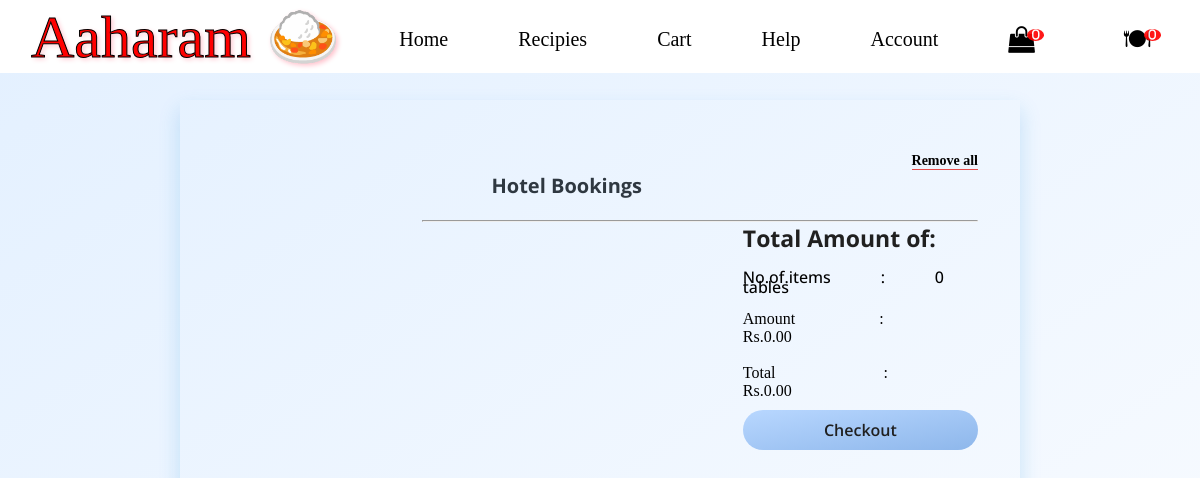
Before: /dinein (signed in) with the older database file.
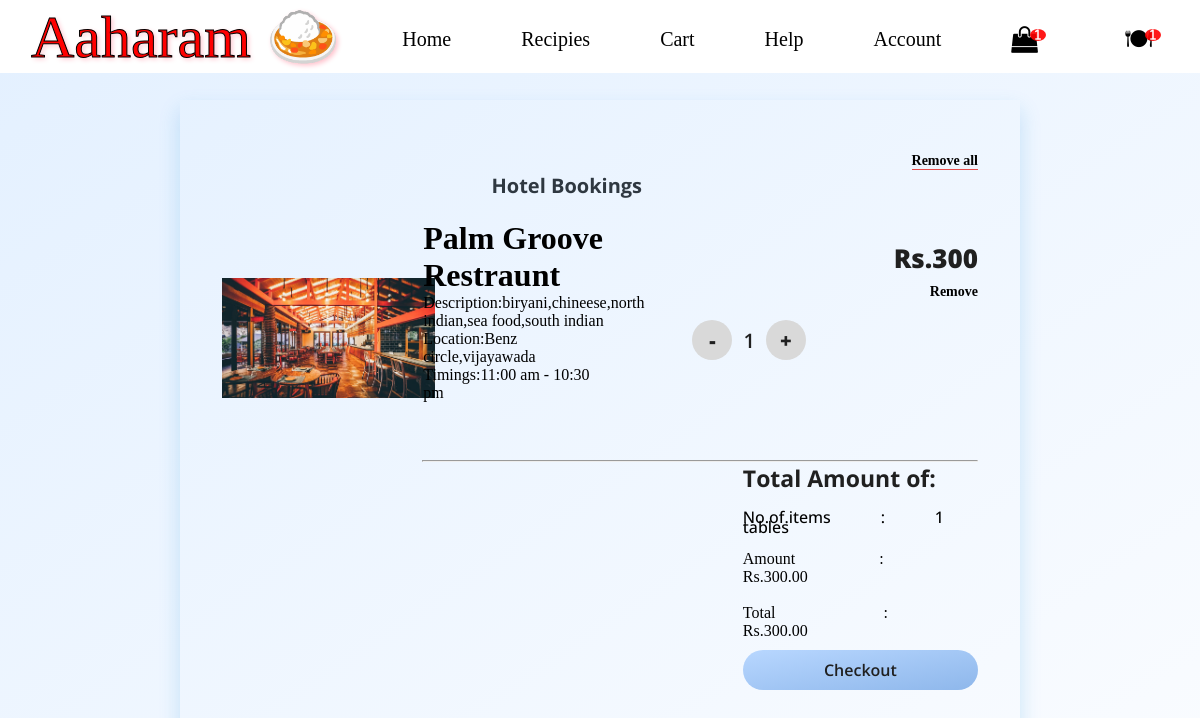
After: the same page with the newer database file.
### Hositality/models.py (models this page shows, shortened)
class dine1(models.Model):
    user = models.ForeignKey(User, on_delete=models.CASCADE)
    product = models.ForeignKey(Dinein, on_delete=models.CASCADE)
    quantity = models.PositiveIntegerField(default=1)

class Dinein(models.Model):
    hname=models.CharField(max_length=200)
    Description=models.CharField(max_length=500)
    img=models.ImageField(upload_to='documents/')
    category=models.CharField(max_length=100)
    location=models.CharField(max_length=150)
    Timings=models.CharField(max_length=100)
    id = models.BigAutoField(primary_key=True)
    iprice = models.CharField(max_length=100)

### Hositality/views.py (the view)
# urls.py: path('dinein',views.dinein,name='dinein'),
def dinein(request):
    user = request.user
    cart = dine1.objects.filter(user=user)
    amount = 0
    q = 0
    for p in cart:
        k = int(p.product.iprice)
        q = q + p.quantity
        value = p.quantity * k
        amount = amount + value
    totalamount = amount
    return render(request, 'dinein.html', locals())

### Hositality/templates/dinein.html (shortened to what this page needs)
<!DOCTYPE html>
<html lang="en">
<head>
    {% load static %}
<link href="https://use.fontawesome.com/releases/v5.0.1/css/all.css" rel="stylesheet">
    <link rel='stylesheet' href="{% static 'hello.css' %}">
    <link href="https://use.fontawesome.com/releases/v5.0.1/css/all.css" rel="stylesheet">
    <link rel="stylesheet" href="https://cdnjs.cloudflare.com/ajax/libs/font-awesome/6.2.0/css/all.min.css">
    <link href="https://unpkg.com/aos@2.3.1/dist/aos.css" rel="stylesheet">
    <link rel="stylesheet" href="https://cdnjs.cloudflare.com/ajax/libs/font-awesome/4.7.0/css/font-awesome.min.css">
    <link rel="stylesheet" href="{% static 'cart.css' %}">
</head>
<body style="background-color:#FFFDD0;">
 <header>
<div class="container">
    <a href="#" class="h1">Aaharam   &#127835</a>
    <nav class="navigation bar">
    <ul class="unordered">
        <li><a href=" ">Home</a></li>
        <li><a href="About">Recipies</a></li>
        <li><a href="con">Cart</a></li>
        <li><a href="lo2">Help</a></li>
        <li><a href="lo1">Account</a></li>
         <li>
			 <a href="cart"> <i class="fa badge fa-lg" value={{q}}>&#xf290;</i></a>
        </li>
		<li>
			 <a href="dinein"> <i class="fa badge fa-lg" value={{q}}>&#127869;</i></a>
        </li>
    </ul>
    </nav>
</div>
</header>
<br>
 <br>
 <div class="CartContainer">
   	   <div class="Header"><br>
   	   	<h3 class="Heading">Hotel Bookings</h3>
   	   	<h5 class="Action"><a href="removealld">Remove all</a></h5>
   	   </div>
        {%for item in cart%}
   	   <div class="Cart-Items">
   	   	  <div class="image-box">
   	   	  	<img src="{{item.product.img.url}}" style="height:120px" />
   	   	  </div>
   	   	  <div class="about">
   	   	  	<h1 class="ti">{{item.product.hname}}</h1>
			  Description:{{item.product.Description}}
		   Location:{{item.product.location}}
		   Timings:{{item.product.Timings}}
   	   	  </div>
   	   	  <div class="counter">
				<a class="btn" class="minus-cart" pid="{{item.product.id}}" id="product" href="minuscartd/{{item.product.id}}">-</a>
   	   	  	<span class="count" id="quantity">{{item.quantity}}</span>
			  <a class="btn plus-cart" pid="{{item.product.id}}" href="pluscartd/{{item.product.id}}" >+</a>
   	   	  </div>
   	   	  <div class="prices">
   	   	  	<div class="amount" >Rs.{{item.product.iprice}}</div>
   	   	  	<div class="remove"><u><a href="removecartd/{{item.product.id}}">Remove</a></u></div>
   	   	  </div>
   	   </div>
   	   {%endfor%}
   	 <hr>
   	 <div class="checkout">
   	 		<div class="Subtotal">Total Amount of:</div>
		 <br>
		 <div class="items">No.of.items&nbsp &nbsp&nbsp &nbsp&nbsp &nbsp&nbsp &nbsp:&nbsp &nbsp&nbsp &nbsp&nbsp &nbsp&nbsp &nbsp{{q}} tables</div>
		 <br>
		 <div id="amount">Amount &nbsp &nbsp&nbsp &nbsp&nbsp &nbsp&nbsp &nbsp&nbsp &nbsp&nbsp &nbsp&nbsp&nbsp:&nbsp &nbsp&nbsp &nbsp&nbsp &nbsp&nbsp &nbsp Rs.{{amount}}.00</div>
		 <br>
   	 	<div id="totalamount">
			Total&nbsp &nbsp&nbsp   &nbsp&nbsp &nbsp&nbsp   &nbsp&nbsp &nbsp&nbsp   &nbsp&nbsp &nbsp&nbsp   &nbsp&nbsp    &nbsp:&nbsp &nbsp&nbsp   &nbsp &nbsp&nbsp &nbsp Rs.{{totalamount}}.00
		</div>
   	 <div>
   	 <button class="button">Checkout</button></div>
   </div>
</div>
</body>
</html>

### Hositality/static/hello.css (style rules this page uses)
* { padding:0px; margin:0; text-decoration:none; border:border-box; box-sizing:none; list-style:none; outline:none; font-family:'Poppins'; color:black; }
:root { --orange:rgb(241,159,7); --black:rgb(0,0,0); --lightgrey:rgb(248,248,248); }
.h1 { color:red; -webkit-text-fill-color: red; -webkit-text-stroke-width: 1px; -webkit-text-stroke-color: black; font-size: 60px; font-family: Copperplate, Papyrus, fantasy; margin-left:30px; text-shadow: 2px 2px 5px pink; }
h3 { color:white; }
ul li { color:white; }
h3 { font-size:30px; margin-top:50px; }
.unordered { display:flex; }
.unordered li { margin-right:30px; margin-left:40px; margin-top:10px; font-size:20px; }
header { position:fixed; top:0; width:100%; align-items:center; z-index:2; }
.container { display:flex; justify-content:space-between; align-items:center; padding:1px; background-color:white; }
.badge:after { content:attr(value); font-size:12px; color: #fff; background: red; border-radius:50%; padding: 0 5px; position:relative; left:-8px; top:-10px; opacity:0.9; }

### Hositality/static/cart.css (style rules this page uses)
* { padding:0px; margin:0; text-decoration:none; border:border-box; box-sizing:none; list-style:none; outline:none; font-family:'Poppins'; color:black; }
:root { --orange:rgb(241,159,7); --black:rgb(0,0,0); --lightgrey:rgb(248,248,248); }
body { margin: 0; padding: 0; background: linear-gradient(to bottom right, #E3F0FF, #FAFCFF); height: 100vh; display: flex; justify-content: center; align-items: center; }
.CartContainer { margin-top:200px; width: 70%; height: 100%; background-color: ; border-radius: ; box-shadow: 0px 10px 20px #1687d933; }
.Header { margin: auto; width: 90%; height: 15%; display: flex; justify-content: space-between; align-items: center; }
.Heading { font-size: 20px; font-family: 'Open Sans'; font-weight: 700; color: #2F3841; }
.Action { font-size: 14px; font-family: 'Open Sans'; font-weight: 600; color: #E44C4C; cursor: pointer; border-bottom: 1px solid #E44C4C; }
.Cart-Items { margin: auto; width: 90%; height: 30%; display: flex; justify-content: space-between; align-items: center; }
.image-box { width: 15%; text-align: center; }
.about { height: 100%; width: 24%; }
.counter { width: 15%; display: flex; justify-content: space-between; align-items: center; }
.btn { width: 40px; height: 40px; border-radius: 50%; background-color: #d9d9d9; display: flex; justify-content: center; align-items: center; font-size: 20px; font-family: 'Open Sans'; font-weight: 900; color: #202020; cursor: pointer; }
.count { font-size: 20px; font-family: 'Open Sans'; font-weight: 600; color: #202020; }
.prices { height: 100%; text-align: right; }
.amount { padding-top: 20px; font-size: 26px; font-family: 'Open Sans'; font-weight: 800; color: #202020; }
.remove { padding-top: 5px; font-size: 14px; font-family: 'Open Sans'; font-weight: 600; color: #E44C4C; cursor: pointer; }
hr { width: 66%; float: right; margin-right: 5%; }
.checkout { float: right; margin-right: 5%; width: 28%; }
.Subtotal { font-size: 23px; font-family: 'Open Sans'; font-weight: 700; color: #202020; }
.items { font-size: 16px; font-family: 'Open Sans'; font-weight: 500; line-height: 10px; }
.button { margin-top: 10px; width: 100%; height: 40px; border: none; background: linear-gradient(to bottom right, #B8D7FF, #8EB7EB); border-radius: 20px; cursor: pointer; font-size: 16px; font-family: 'Open Sans'; font-weight: 600; color: #202020; }

Changed rows visible on the page:
added dine1: product.img (picture), product.hname "Palm Groove Restraunt", product.Description "biryani,chineese,north indian,sea food,south indian", product.location "Benz circle,vijayawada", product.Timings "11:00 am - 10:30 pm", quantity "1", product.iprice "300"
Other visible differences:
{{ q }}: 0 → 1 (drawn)
{{ q }}: "0" → "1"
{{ amount }}: "0" → "300"
{{ totalamount }}: "0" → "300"
